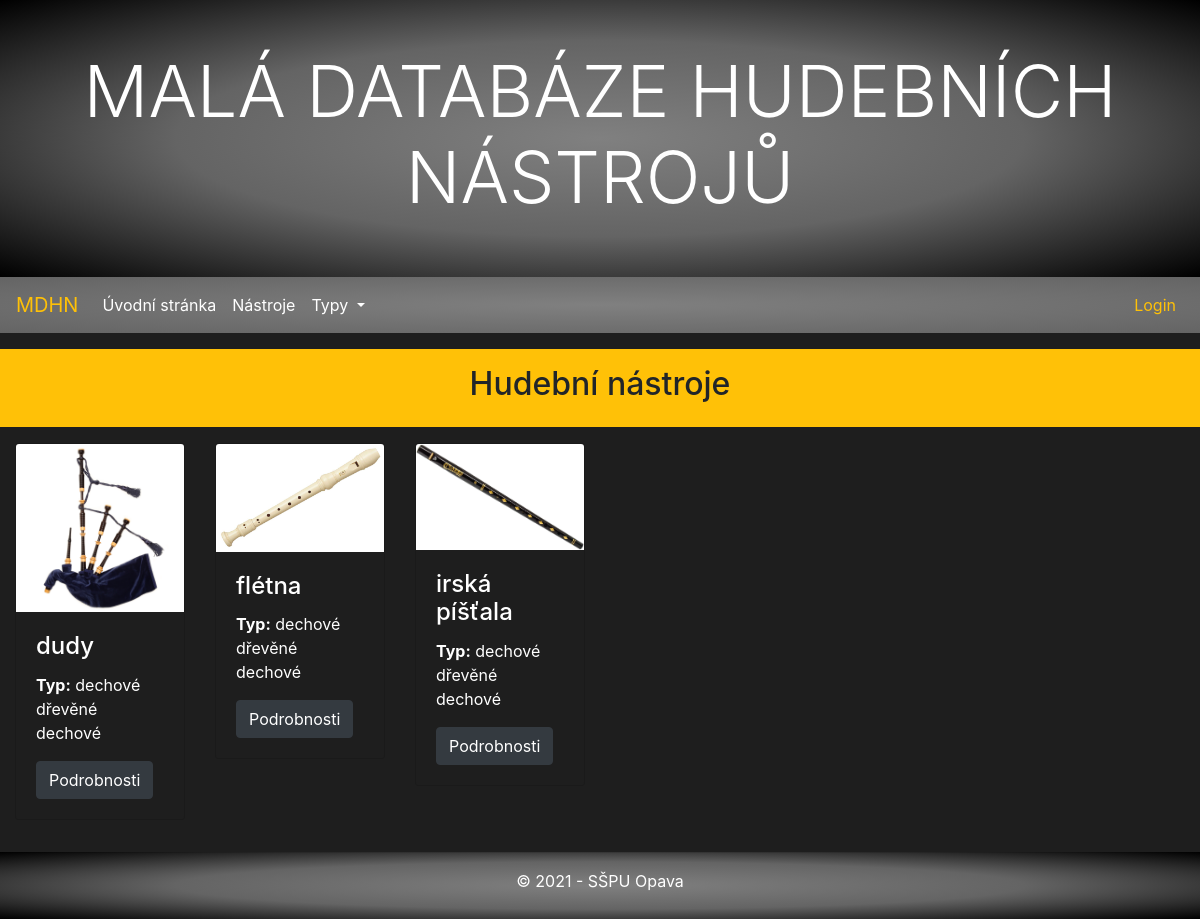
The page /music/instruments/types/dřevěné dechové/ on the database its author committed.
### music/models.py (models this page shows, shortened)
class Instrument(models.Model):
    title = models.CharField(max_length=200, verbose_name="Title")
    history = models.TextField(blank=True, null=True, verbose_name="History")
    poster = models.ImageField(upload_to=poster_path, blank=True, null=True, verbose_name="Poster")
    type = models.ManyToManyField(Type, help_text='Select a type for this instrument')
    class Meta:
        ordering = ["title"]

class Type(models.Model):
    name = models.CharField(max_length=100, unique=True, verbose_name="Type name",
                            help_text='Enter a type of musical instrument')
    class Meta:
        ordering = ["name"]

### music/views.py (the view)
# urls.py: path('instruments/', views.InstrumentListView.as_view(), name='instrument_list'),
class InstrumentListView(ListView):
    model = Instrument
    context_object_name = 'instrument_list'
    template_name = 'instrument/list.html'
    paginate_by = 6
    def get_queryset(self):
        if 'type_name' in self.kwargs:
            return Instrument.objects.filter(type__name=self.kwargs['type_name']).all() # Get 5 books containing the title war
        else:
            return Instrument.objects.all()
    def get_context_data(self, **kwargs):
        context = super().get_context_data(**kwargs)
        if 'type_name' in self.kwargs:
            context['view_title'] = f"Typ: {self.kwargs['type_name']}"
            context['view_head'] = f"Typ nástroje: {self.kwargs['type_name']}"
        else:
            context['view_title'] = 'Typy'
            context['view_head'] = 'Přehled typů nastoje'
        return context

### music/context_processors.py (called while the page is built)
def types(request):
    return {'types': Type.objects.all()}

### music/templates/instrument/list.html (shortened to what this page needs)
{% extends "base.html" %} {% load bootstrap_pagination %} {% block content %}
<div class="row mt-3 mb-3 bg-warning p-3">
    <div class="col-sm-12">
        <h2 class="text-center">Hudební nástroje</h2>
    </div>
</div>
<div class="row">
    {% for instrument in instrument_list %}
    <div class="col-sm-4 col-xl-2">
        <div class="card">
            {% if instrument.poster %}
            <img class="card-img-top" src="{{ instrument.poster.url }}" alt="{{ instrument.title }}"> {% endif %}
            <div class="card-body">
                <h4 class="card-title"> {{ instrument.title }}</h4>
                <p><strong>Typ:</strong> {% for typ in instrument.type.all %}{{ typ.name }} {% endfor %}</p>
                <a href="{% url 'instrument-detail' instrument.pk %}" class="btn btn-dark">Podrobnosti</a>
            </div>
        </div>
    </div>
    {% endfor %}
</div>
{% endblock %}

### music/static/css/styles.css (style rules this page uses)
body { background-color: #1e1e1e; }
p { color: white; }
.card { background-color: #1e1e1e !important; }
a { color: gray; }
h4 { color: white; }

### rows shown on the page
Instrument: poster (picture), title "dudy"
Type: name "dechové"
Type: name "dřevěné dechové"
Instrument: poster (picture), title "flétna"
Instrument: poster (picture), title "irská píšťala"
